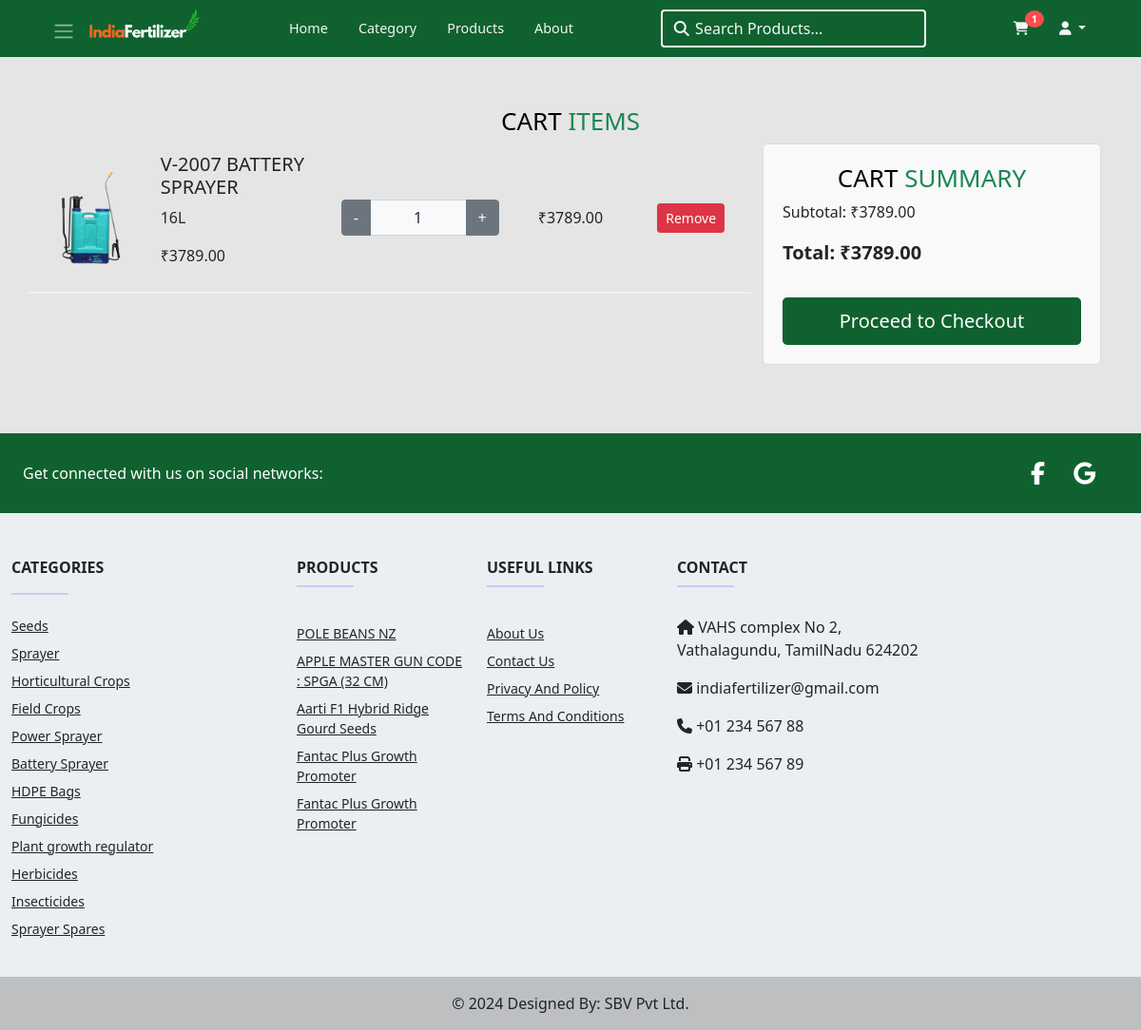
The page /cart (signed in) on the database its author committed.
### shop/models.py (models this page shows, shortened)
class Cart(models.Model):
    user = models.ForeignKey(User, on_delete=models.CASCADE)
    product = models.ForeignKey(Product, on_delete=models.CASCADE, related_name='cart')
    qty = models.IntegerField(default=1)

class Product(models.Model):
    UNIT_CHOICES = [
    ( 'KG', 'KiloGram' ),
    ( 'G', 'Gram' ),
    ( 'MG', 'MilliGram' ),
    ( 'ML', 'MilliLiter' ),
    ( 'L', 'Liter' ),
    ( 'KL', 'KiloLiter' ),
    ]
    name = models.CharField(max_length=255)
    description = models.TextField()
    image = models.ImageField(upload_to=getFilename)
    image1 =models.ImageField(upload_to=getFilename, null=True, blank=True)
    image2 = models.ImageField(upload_to=getFilename, null=True, blank=True)
    weight = models.IntegerField(default=0)
    unit_of_messure = models.CharField(max_length=20, choices=UNIT_CHOICES)
    category = models.ForeignKey(Category, on_delete=models.CASCADE)
    brand = models.ForeignKey(Brand, on_delete=models.CASCADE)
    is_show = models.BooleanField(default=True, help_text='0 = Not show, 1 = Default')
    is_trend = models.BooleanField(default=False, help_text='0 = Default, 1 = Trend')
    view_count = models.PositiveBigIntegerField(default=0, null=True, blank=True)
    stock_qty = models.IntegerField(default=0, blank=True)
    mrp_price = models.DecimalField(default=0.0, max_digits=10, decimal_places=2)
    selling_price =  models.DecimalField(default=0.0, max_digits=10, decimal_places=2, editable=False)
    discount_price = models.DecimalField(default=0.0, max_digits=10, decimal_places=2, editable=False)
    demo_url = models.URLField(null=True, blank=True)
    recommandation = models.TextField(null=True, blank=True)
    benifits_and_features = models.TextField(null=True, blank=True)
    discount_percentage = models.IntegerField(default=0)
    created_at = models.DateTimeField(auto_now_add=True)
    updated_at = models.DateTimeField(auto_now=True)
    slug = models.SlugField()

class Category(MPTTModel):
    name = models.CharField(max_length=255)
    image = models.ImageField(upload_to=getFilename)
    parent = TreeForeignKey('self', on_delete=models.CASCADE, null=True, blank=True, related_name='children')
    slug = models.SlugField()
    class MPTTMeta:
        order_insertion_by = ['name']

### shop/views.py (the view, shortened to what this page needs)
# urls.py: path('cart', views.cart_page,name='cart'),
def cart_page(request):
    context = get_context_data(request.user)
    context['error_message'] = request.session.pop('error_message', None)
    if request.user.is_authenticated:
        return render(request, "shop/cart.html", context=context)
    else:
        messages.warning(request, "Login Required")
        return redirect('login')

### shop/context_processors.py (called while the page is built)
def cart_count(request):
    if request.user.is_authenticated:
        cart_count = 0
    else:
        cart_count = 0
    return {'cart_count': cart_count}

def global_footer_context(request):
    category_list = Category.objects.all()
    return {'category_list': category_list}

def global_product_context(request):
    filtered_products = Product.objects.filter(is_show=1).order_by('?')[:5]
    cache.set('random_products', filtered_products, 300)
    return {'filtered_products': filtered_products}

### shop/templatetags/custom_tags.py (called while the page is built)
@register.filter
def multiply(value, args):
	return value * args

@register.filter
def calculate_total_price(products):
	total_price = 0
	for product in products:
		total_price += multiply(product.product.selling_price, product.qty)
	return total_price

### shop/views.py (called while the page is built)
def get_context_data(user=None):
    context = {
        'website_name' : 'indian fertilizer',
        'header' : True,
        'footer' : True,
        'cart_products' : None,
        'cart_count' : 0,
        'cart_product_slugs' : set()
    }
    if user.is_authenticated:
        cart_products = Cart.objects.filter(user=user)
        context['cart_products'] = cart_products
        context['cart_product_slugs'] = set(context['cart_products'].values_list('product__slug', flat=True))
        context['cart_count'] = cart_products.count()
    return context

### templates/shop/cart.html (shortened to what this page needs)
{% extends 'layouts/main.html' %}
{% load static %}
{% load custom_tags %}
{% block styles %}
    <link rel="stylesheet" href="{% static 'css/cart.css' %}">
{% endblock styles %}
{% block content %}
<main style="margin-top: 7rem;">
<div class="container my-5">
    <h4 class="about-heading">Cart <b class="text-uppercase text-success">Items</b></h4>
    <div class="row">
        <div class="col-lg-8 mb-5" id="productSection">
            <div id="cartItems">
                {% for cart_product in cart_products %}
                <div class="row cart-item align-items-center">
                    <div class="col-md-2">
                        <img src="{{ cart_product.product.image.url }}" alt="Product Image"
                            class="img-fluid" onclick="redirect(`{% url 'product_details' cart_product.product.slug %}`)">
                    </div>
                    <div class="col-md-3">
                        <h5 onclick="redirect(`{% url 'product_details' cart_product.product.slug %}`)">
                            {{cart_product.product.name}}
                        </h5>
                        <p>{{cart_product.product.weight}}{{cart_product.product.unit_of_messure}}</p>
                        <p>₹{{cart_product.product.selling_price}}</p>
                    </div>
                    <div class="col-md-3">
                        <div class="input-group">
                            <a href="{% url 'update_product_qty' cart_product.product.slug 'decrease' %}"
                                class="btn btn-secondary input-group-text">
                                -
                            </a>
                            <input type="number" class="form-control bg-light" name="product_qty"
                             value="{{cart_product.qty}}" min="1" max="10" disabled=true id="product_qty">
                            <a href="{% url 'update_product_qty' cart_product.product.slug 'increase' %}"
                                class="btn btn-secondary input-group-text"
                            >
                                +
                            </a>
                        </div>
                    </div>
                    <div class="col-md-2  text-center">
                        <span class="item-total">
                            ₹{{cart_product.product.selling_price |multiply:cart_product.qty}}
                        </span>
                    </div>
                    <form method="POST"  class="col-md-2 text-center">
                        <button class="btn btn-danger btn-sm" type="submit">
                            Remove
                        </button>
                    </form>
                </div>
                {% endfor %}
            </div>
        </div>
        <div class="col-lg-4 mb-4">
            <div class="cart-summary">
                <h4 class="about-heading">Cart <b class="text-uppercase text-success">Summary</b></h4>
                <p>Subtotal:
                <span id="subtotal">
                    ₹{{cart_products | calculate_total_price}}
                </span></p>
                <p class="cart-total">
                    Total:
                    <span id="total">
                        ₹{{cart_products | calculate_total_price}}
                    </span>
                </p>
                <button class="btn btn-success btn-lg w-100 mt-3">Proceed to Checkout</button>
            </div>
        </div>
    </div>
</div>
</main>
{% endblock content %}

### templates/inc/footer.html (shortened to what this page needs)
{% load static %}
<footer class=" text-lg-start text-dark mt-3" style="background-color: #eceff1">
  <section class="d-flex justify-content-between align-items-center p-4 footer-social ">
    <div class="me-5">
      <span class="text-white">Get connected with us on social networks:</span>
    </div>
    <div class="socio">
      <a href="#" class="text-white me-4 text-decoration-none">
        <i class="fab fa-facebook-f"></i>
      </a>
      <a href="#" class="text-white me-4 text-decoration-none">
        <i class="fab fa-google"></i>
      </a>
    </div>
  </section>
  <section class="section-links">
    <div class="container-fluid text-center text-md-start mt-5">
      <div class="row mt-3 text-center text-md-start">
        <div class="col-12 col-md-6 col-lg-3 mb-4">
          <h6 class="text-uppercase fw-bold text-align-center">Categories</h6>
          <hr class="mb-2 mt-0 d-inline-block mx-auto" style="width: 60px; background-color: #7c4dff; height: 2px" />
          <ul class="list-unstyled">
            {% for category in category_list %}
            <li class="my-2 align-items-center">
              <a href="{% url 'categories' category.slug %}" class="text-dark">{{category.name}}</a>
            </li>
            {% endfor %}
          </ul>
        </div>
        <div class="col-12 col-md-6 col-lg-2 mb-4">
          <h6 class="text-uppercase fw-bold">Products</h6>
          <hr class="mb-4 mt-0 d-inline-block mx-auto" style="width: 60px; background-color: #7c4dff; height: 2px" />
          <ul class="list-unstyled">
            {% for product in filtered_products %}
            <li class="my-2">
              <a href="{% url 'product_details' product.slug %}" class="text-dark">{{product.name}}</a>
            </li>
            {% endfor %}
          </ul>
        </div>
        <div class="col-12 col-md-6 col-lg-2 mb-4">
          <h6 class="text-uppercase fw-bold">Useful Links</h6>
          <hr class="mb-4 mt-0 d-inline-block mx-auto" style="width: 60px; background-color: #7c4dff; height: 2px" />
          <ul class="list-unstyled">
            <li class="my-2"><a href="{% url 'about' %}" class="text-dark">About Us</a></li>
            <li class="my-2"><a href="{% url 'help_us' %}" class="text-dark">Contact Us</a></li>
            <li class="my-2"><a href="{% url 'privacy_policy' %}" class="text-dark">Privacy And Policy</a></li>
            <li class="my-2"><a href="{% url 'terms_conditions' %}" class="text-dark">Terms And Conditions</a></li>
          </ul>
        </div>
        <div class="col-12 col-md-6 col-lg-3 mb-4">
          <h6 class="text-uppercase fw-bold">Contact</h6>
          <hr class="mb-4 mt-0 d-inline-block mx-auto" style="width: 60px; background-color: #7c4dff; height: 2px" />
          <p><i class="fas fa-home mr-3"></i> VAHS complex No 2, Vathalagundu, TamilNadu 624202</p>
          <p><i class="fas fa-envelope mr-3"></i> indiafertilizer@gmail.com</p>
          <p><i class="fas fa-phone mr-3"></i> +01 234 567 88</p>
          <p><i class="fas fa-print mr-3"></i> +01 234 567 89</p>
        </div>
      </div>
    </div>
  </section>
  <div class="text-center p-3" style="background-color: rgba(0, 0, 0, 0.2)">
    © 2024 Designed By: SBV Pvt Ltd.
  </div>
</footer>

### static/css/index.css (style rules this page uses)
* { padding: 0; margin: 0; box-sizing: border-box; }
:root { --bg-color: #e5e5e5; --primary-color: #0f622f; --secondary-color: #ff4c4c; --primary-font-color: whitesmoke; --secondary-font-color: #888; --width: 100px; --height: 120px; --quantity: 10; }
body { background-color: var(--bg-color); }
.text-success { color: var(--primary-color); text-decoration: none; }
input[type="number"] { -moz-appearance: textfield; -webkit-appearance: none; appearance: none; text-align: center; }
.btn-success { background-color: var(--primary-color); border: 2px solid var(--primary-color); }
ul { font-size: 0.9em; }
.about-heading { color: #000; font-weight: 300; text-align: center; position: relative; }

### static/css/cart.css (style rules this page uses)
.cart-item { border-bottom: 1px solid #ddd; padding: 10px 0; }
.cart-summary { border: 1px solid #ddd; padding: 20px; border-radius: 5px; background-color: #f9f9f9; }
.cart-total { font-size: 1.25em; font-weight: bold; }
.about-heading { color: #000; font-size: 26px; font-weight: 300; text-align: center; text-transform: uppercase; position: relative; }
.about-heading b { color: #ffc000; }

### templates/layouts/main.html (style rules this page uses)
body { user-select: none; }

### templates/shop/cart.html (style rules this page uses)
.cart-item { border-bottom: 2px solid #f0eeee; padding: 10px 0; cursor: pointer; }

### templates/inc/footer.html (style rules this page uses)
.footer-social { background-color: var(--primary-color); }
.section-links li { list-style: none; cursor: pointer; font-weight: 500; font-size: 14px; }
.footer-social a { font-size: 1.5rem; transition: color 0.3s ease-in-out; }

### rows shown on the page
Cart: product.name "V-2007 BATTERY SPRAYER", product.weight "16", product.unit_of_messure "L", product.selling_price "3789.00", product_qty "1", product.selling_price|multiply "3789.00", product+qty "3789.00"
Category: name "Seeds"
Category: name "Sprayer"
Category: name "Horticultural Crops"
Category: name "Field Crops"
Category: name "Power Sprayer"
Category: name "Battery Sprayer"
Category: name "HDPE Bags"
Category: name "Fungicides"
Category: name "Plant growth regulator"
Category: name "Herbicides"
Category: name "Insecticides"
Category: name "Sprayer Spares"
Product: name "POLE BEANS NZ"
Product: name "APPLE MASTER GUN CODE : SPGA (32 CM)"
Product: name "Aarti F1 Hybrid Ridge Gourd Seeds"
Product: name "Fantac Plus Growth Promoter"
Product: name "Fantac Plus Growth Promoter"

### other values the page prints
{{ cart_count }} "1"
